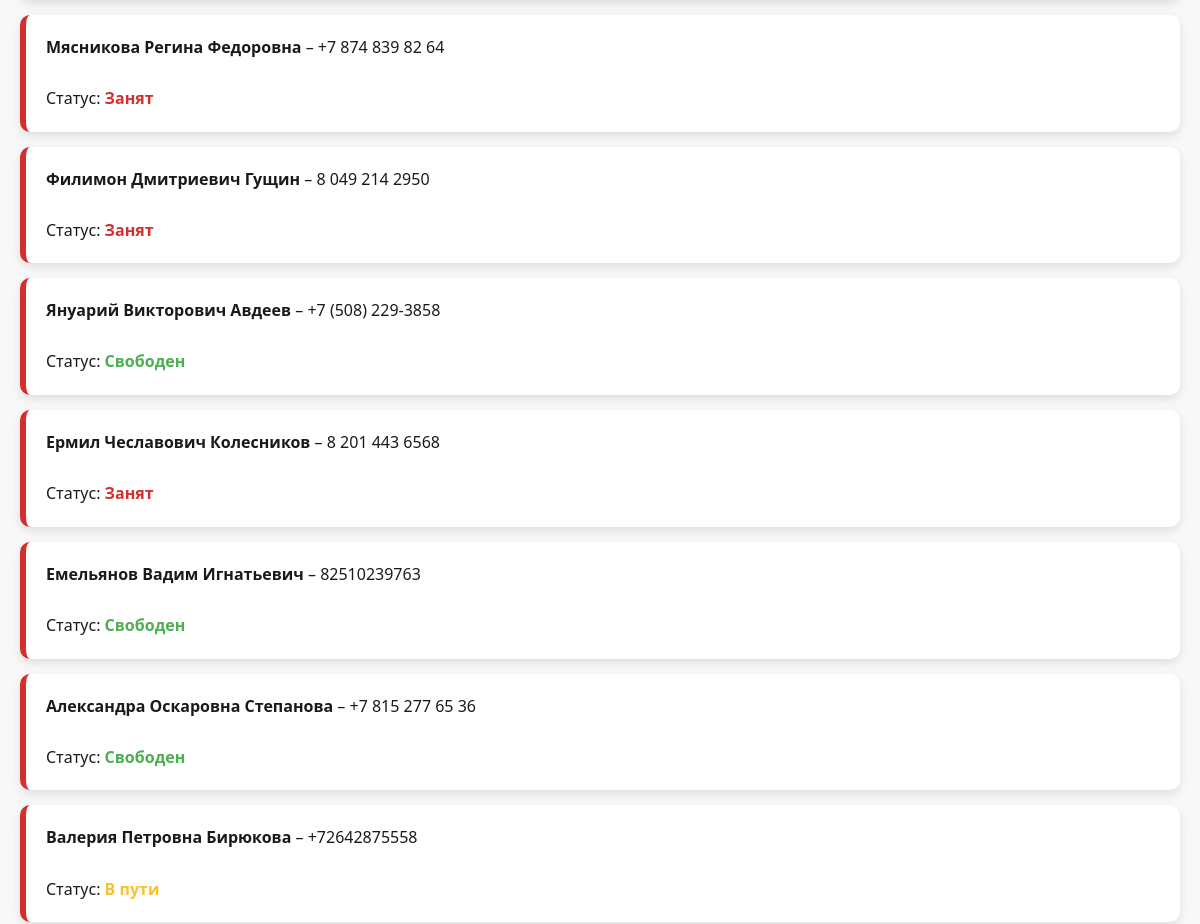
/courier/ (signed in, middle part), run on an earlier commit of the app's database.
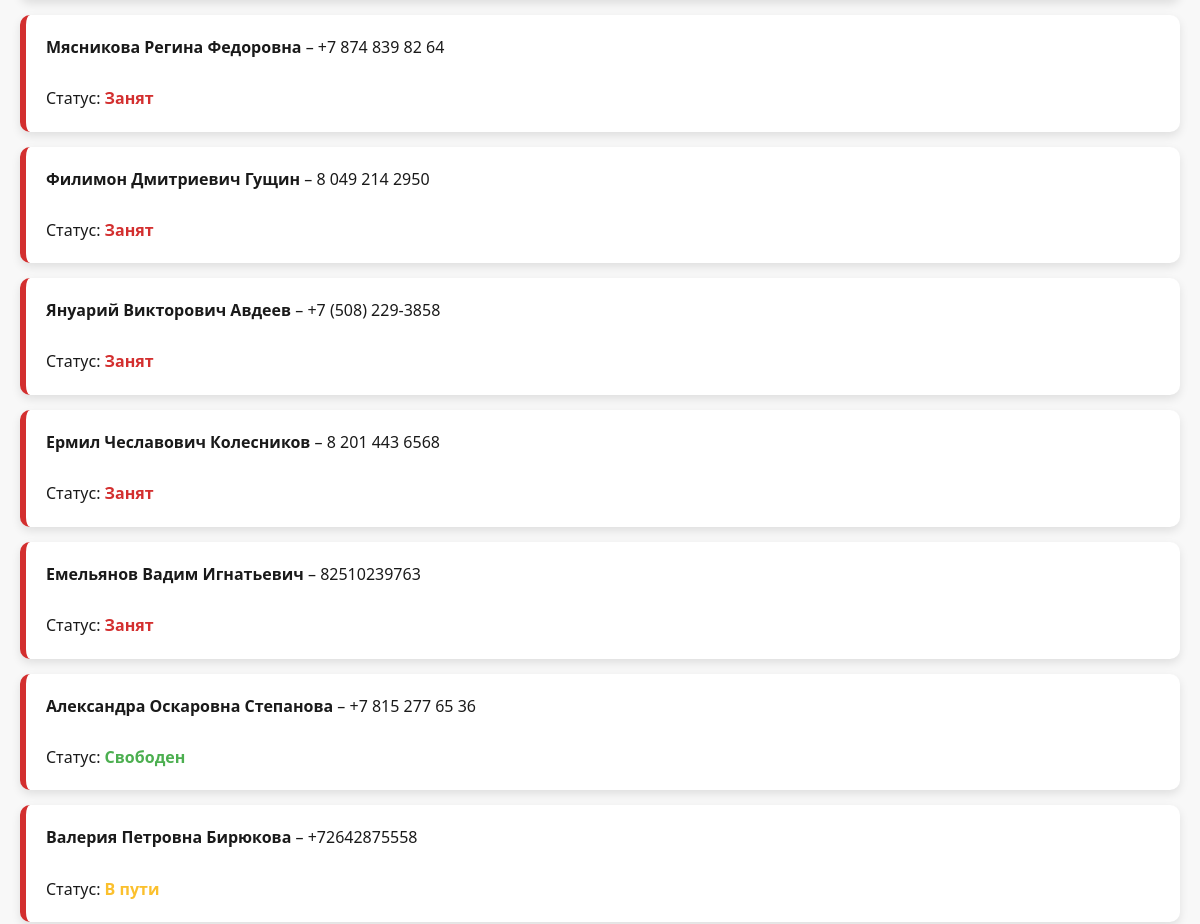
And on a later commit of the database.
### pizza/models.py (models this page shows, shortened)
class Courier(models.Model):
    courier_id = models.AutoField(primary_key=True)
    name = models.CharField(max_length=100)
    phone = models.CharField(max_length=20)
    status = models.CharField(max_length=30, default="Свободен")

### pizza/views.py (the view)
# urls.py: path('courier/', views.courier_view, name='courier'),
def courier_view(request):
    if request.session.get('role') != 'admin':
        request.session.flush()
        return redirect('admin_login')
    couriers = Courier.objects.all()
    return render(request, 'courier.html', {'couriers': couriers})

### pizza/context_processors.py (called while the page is built)
def cart_count(request):
    cart = request.session.get('cart', {})
    count = sum(item.get('quantity', 1) for item in cart.values())
    return {'cart_count': count}

### templates/courier.html (shortened to what this page needs)
{% extends 'base.html' %}
{% block content %}
{% for courier in couriers %}
    <div class="courier-card">
        <strong>{{ courier.name }}</strong> – {{ courier.phone }}<br><br>
        Статус:
        <span class="{% if courier.status == 'Свободен' %}status-free{% elif courier.status == 'В пути' %}status-onway{% else %}status-absent{% endif %}">
            {{ courier.status }}
        </span>
    </div>
{% endfor %}
{% endblock %}

What changed in the data, as far as the page shows it:
changed Courier "Януарий Викторович Авдеев": status "Свободен" → "Занят"
changed Courier "Емельянов Вадим Игнатьевич": status "Свободен" → "Занят"
